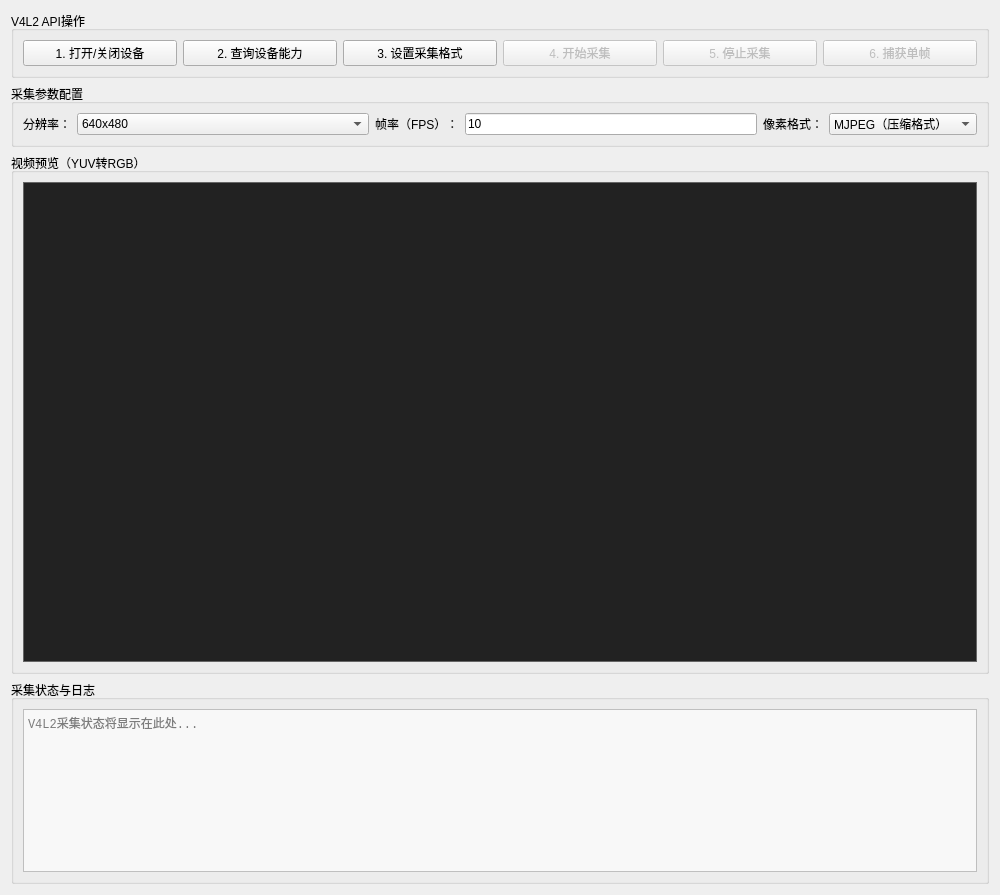
<?xml version="1.0" encoding="UTF-8"?>
<ui version="4.0">
 <class>V4L2CaptureWidget</class>
 <widget class="QWidget" name="V4L2CaptureWidget">
  <property name="geometry">
   <rect>
    <x>0</x>
    <y>0</y>
    <width>1000</width>
    <height>895</height>
   </rect>
  </property>
  <property name="windowTitle">
   <string>V4L2采集页面</string>
  </property>
  <layout class="QVBoxLayout" name="verticalLayout_main">
   <item>
    <widget class="QGroupBox" name="groupBox_v4l2_api">
     <property name="title">
      <string>V4L2 API操作</string>
     </property>
     <layout class="QHBoxLayout" name="horizontalLayout_api">
      <item>
       <widget class="QPushButton" name="pushButton_open_close_device">
        <property name="text">
         <string>1. 打开/关闭设备</string>
        </property>
       </widget>
      </item>
      <item>
       <widget class="QPushButton" name="pushButton_query_cap">
        <property name="text">
         <string>2. 查询设备能力</string>
        </property>
       </widget>
      </item>
      <item>
       <widget class="QPushButton" name="pushButton_set_format">
        <property name="text">
         <string>3. 设置采集格式</string>
        </property>
       </widget>
      </item>
      <item>
       <widget class="QPushButton" name="pushButton_start_capture">
        <property name="enabled">
         <bool>false</bool>
        </property>
        <property name="text">
         <string>4. 开始采集</string>
        </property>
       </widget>
      </item>
      <item>
       <widget class="QPushButton" name="pushButton_stop_capture">
        <property name="enabled">
         <bool>false</bool>
        </property>
        <property name="text">
         <string>5. 停止采集</string>
        </property>
       </widget>
      </item>
      <item>
       <widget class="QPushButton" name="pushButton_capture_frame">
        <property name="enabled">
         <bool>false</bool>
        </property>
        <property name="text">
         <string>6. 捕获单帧</string>
        </property>
       </widget>
      </item>
     </layout>
    </widget>
   </item>
   <item>
    <widget class="QGroupBox" name="groupBox_params">
     <property name="title">
      <string>采集参数配置</string>
     </property>
     <layout class="QGridLayout" name="gridLayout_params">
      <item row="0" column="0">
       <widget class="QLabel" name="label_resolution">
        <property name="text">
         <string>分辨率：</string>
        </property>
       </widget>
      </item>
      <item row="0" column="1">
       <widget class="QComboBox" name="comboBox_resolution">
        <property name="sizePolicy">
         <sizepolicy hsizetype="Expanding" vsizetype="Fixed">
          <horstretch>0</horstretch>
          <verstretch>0</verstretch>
         </sizepolicy>
        </property>
        <item>
         <property name="text">
          <string>640x480</string>
         </property>
        </item>
        <item>
         <property name="text">
          <string>1280x720（720P）</string>
         </property>
        </item>
        <item>
         <property name="text">
          <string>1920x1080（1080P）</string>
         </property>
        </item>
       </widget>
      </item>
      <item row="0" column="2">
       <widget class="QLabel" name="label_fps">
        <property name="text">
         <string>帧率（FPS）：</string>
        </property>
       </widget>
      </item>
      <item row="0" column="3">
       <widget class="QLineEdit" name="lineEdit_fps">
        <property name="text">
         <string>10</string>
        </property>
        <property name="maxLength">
         <number>3</number>
        </property>
       </widget>
      </item>
      <item row="0" column="4">
       <widget class="QLabel" name="label_pixfmt">
        <property name="text">
         <string>像素格式：</string>
        </property>
       </widget>
      </item>
      <item row="0" column="5">
       <widget class="QComboBox" name="comboBox_pixfmt">
        <item>
         <property name="text">
          <string>MJPEG（压缩格式）</string>
         </property>
        </item>
        <item>
         <property name="text">
          <string>YUYV422（原始格式）</string>
         </property>
        </item>
        <item>
         <property name="text">
          <string>RGB24（色彩格式）</string>
         </property>
        </item>
       </widget>
      </item>
     </layout>
    </widget>
   </item>
   <item>
    <widget class="QGroupBox" name="groupBox_preview">
     <property name="title">
      <string>视频预览（YUV转RGB）</string>
     </property>
     <layout class="QVBoxLayout" name="verticalLayout_preview">
      <item>
       <widget class="QFrame" name="frame_preview">
        <property name="minimumSize">
         <size>
          <width>640</width>
          <height>480</height>
         </size>
        </property>
        <property name="styleSheet">
         <string notr="true">background-color: #222222; border: 1px solid #666666;</string>
        </property>
        <property name="frameShape">
         <enum>QFrame::StyledPanel</enum>
        </property>
        <property name="frameShadow">
         <enum>QFrame::Sunken</enum>
        </property>
       </widget>
      </item>
     </layout>
    </widget>
   </item>
   <item>
    <widget class="QGroupBox" name="groupBox_status">
     <property name="title">
      <string>采集状态与日志</string>
     </property>
     <layout class="QVBoxLayout" name="verticalLayout_status">
      <item>
       <widget class="QTextEdit" name="textEdit_status">
        <property name="styleSheet">
         <string notr="true">background-color: #f8f8f8; font-family: monospace;</string>
        </property>
        <property name="readOnly">
         <bool>true</bool>
        </property>
        <property name="placeholderText">
         <string>V4L2采集状态将显示在此处... </string>
        </property>
       </widget>
      </item>
     </layout>
    </widget>
   </item>
  </layout>
 </widget>
 <resources/>
 <connections/>
</ui>
